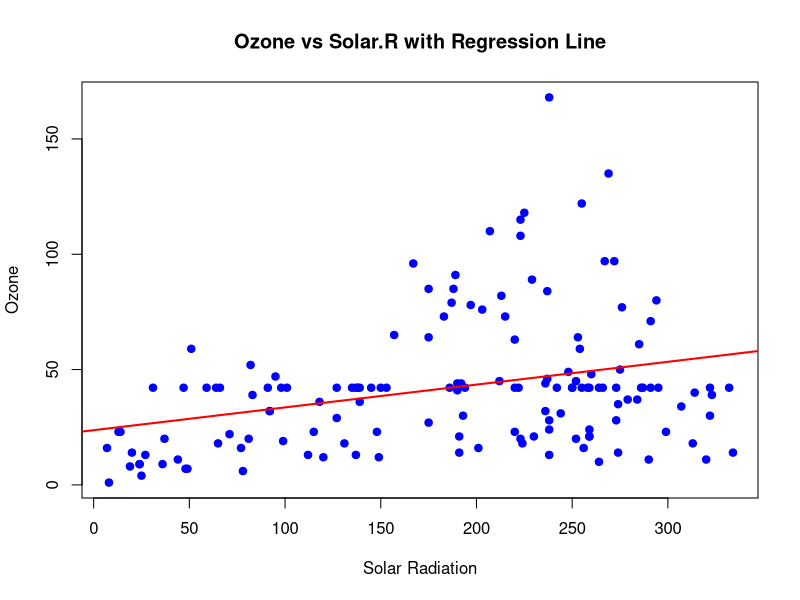

Generate this figure with R:
data("airquality")
df <- airquality
na_count <- colSums(is.na(df))
print(na_count)
for (col in names(df)) {
  na_ratio <- sum(is.na(df[[col]])) / nrow(df)
  if (na_ratio < 0.1) {
    df <- df[!is.na(df[[col]]), ]  # drop missing values if <10%
  } else {
    df[[col]][is.na(df[[col]])] <- mean(df[[col]], na.rm = TRUE)  # replace with mean
  }
}
model <- lm(Ozone ~ Solar.R, data = df)
summary(model)
plot(df$Solar.R, df$Ozone,
     main = "Ozone vs Solar.R with Regression Line",
     xlab = "Solar Radiation",
     ylab = "Ozone",
     pch = 19, col = "blue")
abline(model, col = "red", lwd = 2)
